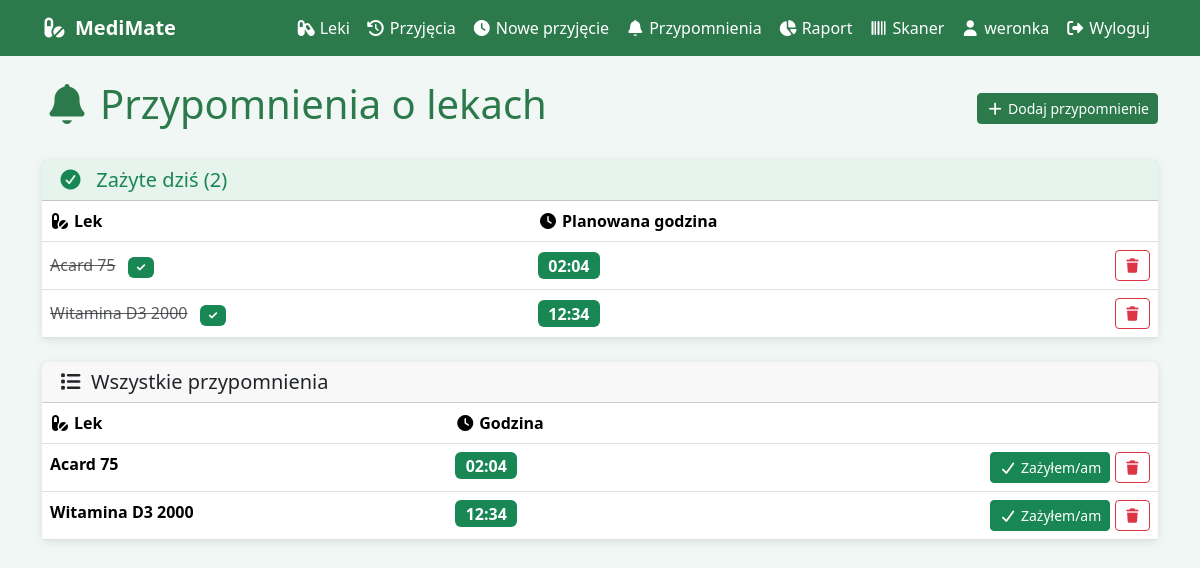
Screenshot of /przypomnienia/ (signed in) with the database file from the repository.
### leki/models.py (models this page shows, shortened)
class HarmonogramPrzypomnienia(models.Model):
    GODZINY_CHOICES = [(f"{h:02d}:00", f"{h:02d}:00") for h in range(6, 23)]
    uzytkownik = models.ForeignKey(
        User, on_delete=models.CASCADE,
        related_name='harmonogramy'
    )
    lek = models.ForeignKey(
        Lek, on_delete=models.CASCADE,
        related_name='harmonogramy',
        verbose_name="Lek"
    )
    godzina = models.TimeField(
        verbose_name="Godzina przypomnienia",
        help_text="Format HH:MM, np. 08:00"
    )
    aktywne = models.BooleanField(default=True)
    class Meta:
        verbose_name = "Harmonogram przypomnienia"
        verbose_name_plural = "Harmonogramy przypomnień"
        ordering = ['godzina']

class Lek(models.Model):
    nazwa = models.CharField(max_length=200)
    substancja_aktywna = models.CharField(max_length=200)
    instrukcja = models.TextField(help_text="Dawkowanie, pora dnia, z czym nie łączyć")
    interakcje = models.ManyToManyField(
        'self',
        blank=True,
        verbose_name="Interakcje z innymi lekami"
    )
    uzytkownik = models.ForeignKey(
        User,
        on_delete=models.CASCADE,
        related_name='leki',
        null=True
    )
    cena = models.DecimalField(
        max_digits=8, decimal_places=2,
        null=True, blank=True,
        verbose_name="Cena opakowania (zł)",
        help_text="Cena jednego opakowania w złotych"
    )
    ilosc_w_opakowaniu = models.PositiveIntegerField(
        null=True, blank=True,
        verbose_name="Liczba tabletek / dawek w opakowaniu",
        help_text="Np. 20 tabletek, 30 kapsułek"
    )
    kod_kreskowy = models.CharField(
        max_length=30, blank=True,
        verbose_name="Kod kreskowy (EAN)",
        help_text="Wpisz lub zeskanuj kod z opakowania"
    )
    class Meta:
        verbose_name = "Lek"
        verbose_name_plural = "Leki"

### leki/views.py (the view)
# urls.py: path('przypomnienia/', views.harmonogram_lista, name='harmonogram_lista'),
@login_required
def harmonogram_lista(request):
    from django.utils import timezone as tz
    import json
    harmonogramy = HarmonogramPrzypomnienia.objects.filter(
        uzytkownik=request.user
    ).select_related('lek').order_by('godzina')
    dzis = date.today()
    teraz = tz.now()
    juz_zazyte_ids = set(
        PrzyjecieLeku.objects.filter(
            uzytkownik=request.user,
            status='zazyte',
            data_godzina__date=dzis,
        ).values_list('lek_id', flat=True)
    )
    do_zazycja = []
    juz_zazyto = []
    for h in harmonogramy:
        if h.lek.pk in juz_zazyte_ids:
            juz_zazyto.append(h)
        else:
            do_zazycja.append(h)
    return render(request, 'leki/harmonogram_lista.html', {
        'harmonogramy': harmonogramy,
        'do_zazycja': do_zazycja,
        'juz_zazyto': juz_zazyto,
        'teraz': teraz,
    })

### leki/templates/leki/harmonogram_lista.html (shortened to what this page needs)
{% extends 'leki/base.html' %}
{% block content %}
<div class="d-flex justify-content-between align-items-center mb-4">
    <h1><i class="fas fa-bell me-2"></i>Przypomnienia o lekach</h1>
    <a href="{% url 'dodaj_harmonogram' %}" class="btn btn-primary btn-sm">
        <i class="fas fa-plus me-1"></i>Dodaj przypomnienie
    </a>
</div>
{% if juz_zazyto %}
<div class="card mb-4 border-success">
    <div class="card-header bg-success bg-opacity-10">
        <h5 class="mb-0 text-success">
            <i class="fas fa-check-circle me-2"></i>
            Zażyte dziś ({{ juz_zazyto|length }})
        </h5>
    </div>
    <div class="card-body p-0">
        <table class="table table-hover mb-0">
            <thead>
                <tr>
                    <th><i class="fas fa-pills me-1"></i>Lek</th>
                    <th><i class="fas fa-clock me-1"></i>Planowana godzina</th>
                    <th></th>
                </tr>
            </thead>
            <tbody>
                {% for h in juz_zazyto %}
                <tr class="align-middle">
                    <td>
                        <span class="text-muted"><s>{{ h.lek.nazwa }}</s></span>
                        <span class="badge bg-success ms-2">✓</span>
                    </td>
                    <td>
                        <span class="badge bg-success fs-6">
                            {{ h.godzina|time:"H:i" }}
                        </span>
                    </td>
                    <td class="text-end">
                        <a href="{% url 'usun_harmonogram' h.pk %}"
                           class="btn btn-outline-danger btn-sm"
                           onclick="return confirm('Usunąć to przypomnienie?')">
                            <i class="fas fa-trash"></i>
                        </a>
                    </td>
                </tr>
                {% endfor %}
            </tbody>
        </table>
    </div>
</div>
{% endif %}
<div class="card">
    <div class="card-header">
        <h5 class="mb-0"><i class="fas fa-list me-2"></i>Wszystkie przypomnienia</h5>
    </div>
    <div class="card-body p-0">
        {% if harmonogramy %}
        <table class="table table-hover mb-0">
            <thead>
                <tr>
                    <th><i class="fas fa-pills me-1"></i>Lek</th>
                    <th><i class="fas fa-clock me-1"></i>Godzina</th>
                    <th></th>
                </tr>
            </thead>
            <tbody>
                {% for h in harmonogramy %}
                <tr>
                    <td><strong>{{ h.lek.nazwa }}</strong></td>
                    <td>
                        <span class="badge bg-success fs-6">{{ h.godzina|time:"H:i" }}</span>
                    </td>
                    <td class="text-end">
                        <a href="{% url 'potwierdz_przyjecie' h.pk %}"
                           class="btn btn-success btn-sm">
                            <i class="fas fa-check me-1"></i>Zażyłem/am
                        </a>
                        <a href="{% url 'usun_harmonogram' h.pk %}"
                           class="btn btn-outline-danger btn-sm"
                           onclick="return confirm('Usunąć to przypomnienie?')">
                            <i class="fas fa-trash"></i>
                        </a>
                    </td>
                </tr>
                {% endfor %}
            </tbody>
        </table>
        {% else %}
        <div class="p-4 text-center text-muted">
            <i class="fas fa-bell-slash fa-2x mb-3 d-block"></i>
            Brak przypomnień.
            <a href="{% url 'dodaj_harmonogram' %}">Dodaj pierwsze przypomnienie!</a>
        </div>
        {% endif %}
    </div>
</div>
{% endblock %}

### leki/templates/leki/base.html (shortened to what this page needs)
{% load static %}
<!DOCTYPE html>
<html lang="pl">
<head>
    <link rel="stylesheet" href="{% static 'leki/css/bootstrap.min.css' %}">
    <link rel="stylesheet" href="{% static 'leki/css/all.min.css' %}">
</head>
<body>
    <nav class="navbar navbar-expand-lg mb-4">
        <div class="container">
            <a class="navbar-brand fw-bold" href="{% url 'strona_glowna' %}">
                <i class="fas fa-pills me-2"></i>MediMate
            </a>
            <div class="collapse navbar-collapse" id="navMenu">
                <ul class="navbar-nav ms-auto">
                    {% if user.is_authenticated %}
                    <li class="nav-item">
                        <a class="nav-link" href="{% url 'lista_lekow' %}">
                            <i class="fas fa-capsules me-1"></i>Leki
                        </a>
                    </li>
                    <li class="nav-item">
                        <a class="nav-link" href="{% url 'lista_przyjec' %}">
                            <i class="fas fa-history me-1"></i>Przyjęcia
                        </a>
                    </li>
                    <li class="nav-item">
                        <a class="nav-link" href="{% url 'dodaj_przyjecie' %}">
                            <i class="fas fa-clock me-1"></i>Nowe przyjęcie
                        </a>
                    </li>
                    <li class="nav-item">
                        <a class="nav-link" href="{% url 'harmonogram_lista' %}">
                            <i class="fas fa-bell me-1"></i>Przypomnienia
                        </a>
                    </li>
                    <li class="nav-item">
                        <a class="nav-link" href="{% url 'raport' %}">
                            <i class="fas fa-chart-pie me-1"></i>Raport
                        </a>
                    </li>
                    <li class="nav-item">
                        <a class="nav-link" href="{% url 'skaner' %}">
                            <i class="fas fa-barcode me-1"></i>Skaner
                        </a>
                    </li>
                    <li class="nav-item">
                        <a class="nav-link" href="{% url 'edytuj_profil' %}">
                            <i class="fas fa-user me-1"></i>{{ user.username }}
                        </a>
                    </li>
                    <li class="nav-item">
                        <a class="nav-link" href="{% url 'wylogowanie' %}">
                            <i class="fas fa-sign-out-alt me-1"></i>Wyloguj
                        </a>
                    </li>
                    {% endif %}
                </ul>
            </div>
        </div>
    </nav>
    <div class="container">
        {% block content %}{% endblock %}
    </div>
</body>
</html>

### leki/templates/leki/base.html (style rules this page uses)
body { background: #f0f7f4; }
.navbar { background: #2c7a4b !important; }
.navbar-brand, .nav-link { color: white !important; }
.card { border: none; box-shadow: 0 2px 8px rgba(0,0,0,0.1); }
.btn-primary { background: #2c7a4b; border-color: #2c7a4b; }
h1, h2 { color: #2c7a4b; }
.table thead { background: #2c7a4b; color: white; }

### rows the page displays
HarmonogramPrzypomnienia: lek.nazwa "Acard 75", godzina "02:04"
HarmonogramPrzypomnienia: lek.nazwa "Witamina D3 2000", godzina "12:34"

### other values shown
{{ user.username }} "weronka"
{{ juz_zazyto|length }} "2"
